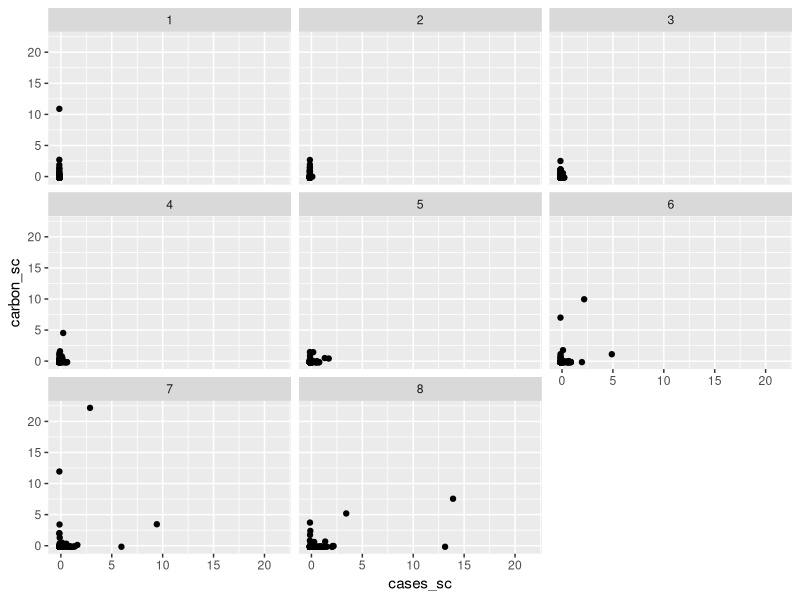
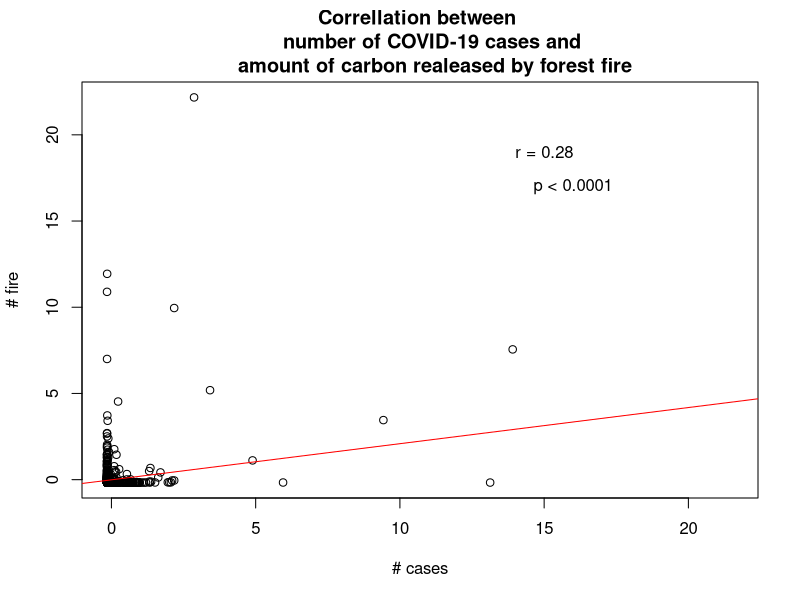

Write R code to recreate these figures, in order.
# Read files
library(here)
library(tidyverse)

# Read covid data
covid <- read.csv(here::here("covid_cases.csv"))
covid %>% head(5)

# Read fire data
fire <- read.csv(here::here("national_fire.csv"))
fire %>%  head(5)

# Combine covid and fire and conduct simple correlation analysis
covid_fire <- left_join(covid, fire, by = c("country", "month")) %>% 
  # Change the unit
  dplyr::mutate(cases_sc = scale(cases), 
                carbon_sc = scale(carbon))
covid_fire %>% head()

# Make some plots
ggplot(data=covid_fire, aes(x=cases_sc, y=carbon_sc))+
  geom_point()+
  facet_wrap(~month)

plot(covid_fire$cases_sc, covid_fire$carbon_sc, xlab="# cases", ylab="# fire",
     main="Correllation between 
     number of COVID-19 cases and 
     amount of carbon realeased by forest fire")
abline(lm(covid_fire$cases_sc~covid_fire$carbon_sc), col="red")

# Calculate correlation analysis
cor.test(covid_fire$cases_sc, covid_fire$carbon_sc)
# add text
text(15,19, "r = 0.28")
text(16,17, "p < 0.0001")





